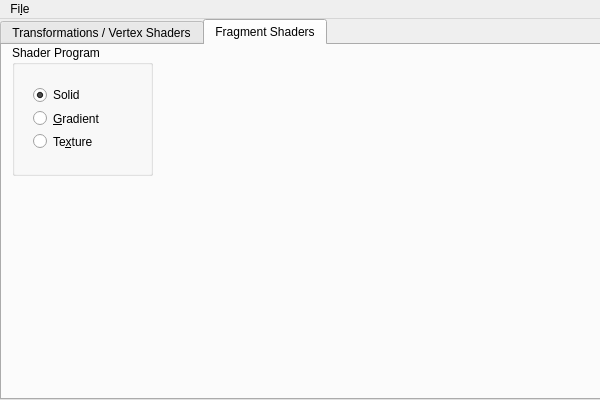
<?xml version="1.0" encoding="UTF-8"?>
<ui version="4.0">
 <class>MainWindow</class>
 <widget class="QMainWindow" name="MainWindow">
  <property name="geometry">
   <rect>
    <x>0</x>
    <y>0</y>
    <width>600</width>
    <height>400</height>
   </rect>
  </property>
  <property name="windowTitle">
   <string>Lab 2 - Shader programs</string>
  </property>
  <widget class="QWidget" name="centralWidget">
   <widget class="QTabWidget" name="tabWidget">
    <property name="geometry">
     <rect>
      <x>0</x>
      <y>0</y>
      <width>621</width>
      <height>381</height>
     </rect>
    </property>
    <property name="currentIndex">
     <number>1</number>
    </property>
    <widget class="QWidget" name="lab2">
     <property name="text" stdset="0">
      <string/>
     </property>
     <attribute name="title">
      <string>Transformations / Vertex Shaders</string>
     </attribute>
     <widget class="QWidget" name="lab2Canvas" native="true">
      <property name="geometry">
       <rect>
        <x>140</x>
        <y>10</y>
        <width>341</width>
        <height>331</height>
       </rect>
      </property>
     </widget>
    </widget>
    <widget class="QWidget" name="lab3">
     <attribute name="title">
      <string>Fragment Shaders</string>
     </attribute>
     <widget class="QGroupBox" name="shaderProgram">
      <property name="geometry">
       <rect>
        <x>10</x>
        <y>0</y>
        <width>141</width>
        <height>131</height>
       </rect>
      </property>
      <property name="title">
       <string>Shader Program</string>
      </property>
      <widget class="QWidget" name="verticalLayoutWidget">
       <property name="geometry">
        <rect>
         <x>10</x>
         <y>30</y>
         <width>91</width>
         <height>86</height>
        </rect>
       </property>
       <layout class="QVBoxLayout" name="verticalLayout">
        <item>
         <widget class="QRadioButton" name="solidShader">
          <property name="text">
           <string>Solid</string>
          </property>
          <property name="checked">
           <bool>true</bool>
          </property>
         </widget>
        </item>
        <item>
         <widget class="QRadioButton" name="gradientShader">
          <property name="text">
           <string>&amp;Gradient</string>
          </property>
         </widget>
        </item>
        <item>
         <widget class="QRadioButton" name="textureShader">
          <property name="text">
           <string>Te&amp;xture</string>
          </property>
         </widget>
        </item>
       </layout>
      </widget>
     </widget>
     <widget class="QWidget" name="lab3Canvas" native="true">
      <property name="geometry">
       <rect>
        <x>210</x>
        <y>10</y>
        <width>331</width>
        <height>331</height>
       </rect>
      </property>
     </widget>
    </widget>
   </widget>
  </widget>
  <widget class="QMenuBar" name="menuBar">
   <property name="geometry">
    <rect>
     <x>0</x>
     <y>0</y>
     <width>600</width>
     <height>25</height>
    </rect>
   </property>
   <widget class="QMenu" name="menuFile">
    <property name="title">
     <string>Fi&amp;le</string>
    </property>
    <addaction name="actionQuit"/>
   </widget>
   <addaction name="menuFile"/>
  </widget>
  <action name="actionQuit">
   <property name="text">
    <string>&amp;Quit</string>
   </property>
   <property name="shortcut">
    <string>Ctrl+Q</string>
   </property>
  </action>
 </widget>
 <layoutdefault spacing="6" margin="11"/>
 <resources/>
 <connections>
  <connection>
   <sender>actionQuit</sender>
   <signal>triggered()</signal>
   <receiver>MainWindow</receiver>
   <slot>close()</slot>
   <hints>
    <hint type="sourcelabel">
     <x>-1</x>
     <y>-1</y>
    </hint>
    <hint type="destinationlabel">
     <x>299</x>
     <y>199</y>
    </hint>
   </hints>
  </connection>
 </connections>
</ui>
